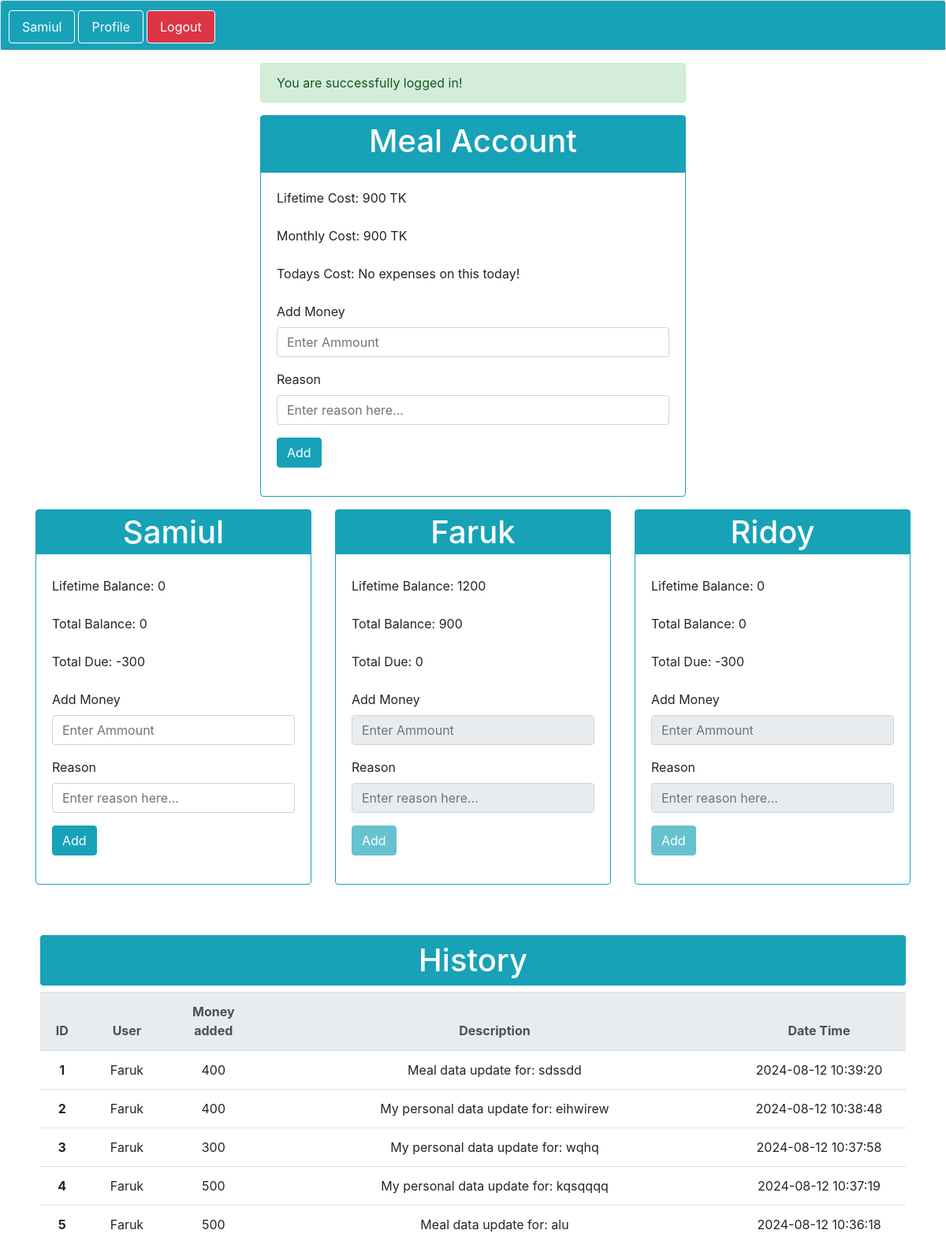
/index.php (signed in), run on the app's committed database.
### tables this page shows
CREATE TABLE `users` (
  `id` int NOT NULL,
  `name` varchar(100) NOT NULL,
  `password` varchar(100) NOT NULL
);

CREATE TABLE `history` (
  `id` int NOT NULL,
  `user` varchar(100) NOT NULL,
  `money` varchar(100) NOT NULL,
  `description` longtext NOT NULL,
  `datetime` datetime DEFAULT CURRENT_TIMESTAMP
);

### index.php (the view, shortened to what this page needs)
<?php
require 'header.php';
require 'function.php';
$per_head = 0;
$meal = "SELECT user, money, datetime FROM m_account";
$result = $conn->query($meal);
$meal_lifetime = 0;
if ($result->num_rows > 0) {
    while($meal_row = $result->fetch_assoc()) {
        $meal_lifetime += $meal_row['money'];
    }
    $per_head = $meal_lifetime / 3;
}
$m_meal = "SELECT money, datetime FROM m_account WHERE MONTH(datetime) = MONTH(NOW())";
$m_result = mysqli_query($conn, $m_meal);
$meal_monthly = 0;
foreach($m_result as $m){
    $meal_monthly += $m['money'];
}
if($meal_monthly == 0){
    $meal_monthly = "No expenses on this month!";
}else{
    $meal_monthly = $meal_monthly." TK";
}
$meal_today = 0;
if($meal_today == 0){
    $meal_today = "No expenses on this today!";
}else{
    $meal_today = $meal_today." TK";
}
$s_lifetime = 0;
$s_balance = $s_lifetime - $per_head;
$s_due = 0;
if($s_balance < 0){
    $s_due = $s_balance;
    $s_balance = 0;
}
$f_user = "SELECT id, user, money, description FROM users_account";
$f_result = $conn->query($f_user);
$f_lifetime = 0;
if ($f_result->num_rows > 0) {
    while($f_row = $f_result->fetch_assoc()){
        if($f_row['user'] == 'Faruk'){
            $f_lifetime += $f_row['money'];
        }
    }
}
$f_balance = $f_lifetime - $per_head;
$f_due = 0;
$r_lifetime = 0;
$r_balance = $r_lifetime - $per_head;
$r_due = 0;
if($r_balance < 0){
    $r_due = $r_balance;
    $r_balance = 0;
}
?>
  <div class="container">
        <div class="row mt-3">
            <div class="col-lg-6 m-auto">
            <?php if(isset($_SESSION['success'])){ ?>
                    <div class="alert alert-success">
                        <?= $_SESSION['success'] ?>
                    </div>
            <?php } unset($_SESSION['success']) ?>
                <div class="card border-3 border-info">
                    <form action="function/m_function.php" method="POST">
                        <div class="card-head bg-info p-2">
                            <h1 class="text-center text-white">Meal Account</h1>
                        </div>
                        <div class="card-body">
                            <div class="mb-3">
                                <label for="" class="form-label">Lifetime Cost: <?= $meal_lifetime ?> TK</label>
                            </div>
                            <div class="mb-3">
                                <label for="" class="form-label">Monthly Cost: <?= $meal_monthly ?></label>
                            </div>
                            <div class="mb-3">
                                <label for="" class="form-label">Todays Cost: <?= $meal_today ?></label>
                            </div>
                            <div class="mb-3">
                                <label>Add Money</label>
                                <input type="number" name="meal_money" required class="form-control"  placeholder="Enter Ammount">
                            </div>
                            <div class="mb-3">
                                <label>Reason</label>
                                <input type="text" name="meal_reason" required class="form-control"  placeholder="Enter reason here...">
                            </div>
                            <div class="mb-3">
                                <input type="submit" name="meal_submit" value="Add" class="btn btn-info">
                            </div>
                        </div>
                    </form>
                </div>
            </div>
        </div>
        <div class="row mt-3">
            <div class="col-lg-4 mb-3">
                <div class="card border-info border-3">
                    <div class="card-head">
                        <h1 class="text-center text-white bg-info p-1">Samiul</h1>
                    </div>
                    <div class="card-body">
                        <form action="function/s_function.php" method="POST">
                        <div class="mb-3">
                            <label for="" class="form-label">Lifetime Balance: <?= $s_lifetime ?></label>
                        </div>
                        <div class="mb-3">
                            <label for="" class="form-label">Total Balance: <?= $s_balance ?></label>
                        </div>
                        <div class="mb-3">
                            <label for="" class="form-label">Total Due: <?= $s_due ?></label>
                        </div>
                        <?php if($row['id'] == 1){ ?>
                        <div class="mb-3">
                            <label>Add Money</label>
                            <input type="number" name="s_money" class="form-control"  placeholder="Enter Ammount">
                        </div>
                        <div class="mb-3">
                            <label>Reason</label>
                            <input type="text" name="s_reason" required class="form-control"  placeholder="Enter reason here...">
                        </div>
                        <div class="mb-3">
                            <input type="submit" name="s_submit" value="Add" class="btn btn-info">
                        </div>
                        <?php } ?>
                        </form>
                    </div>
                </div>
            </div>
            <div class="col-lg-4 mb-3">
                <div class="card border-info border-3">
                    <div class="card-head">
                        <h1 class="text-center text-white bg-info p-1">Faruk</h1>
                    </div>
                    <div class="card-body">
                    <form action="function/f_function.php" method="POST">
                        <div class="mb-3">
                            <label for="" class="form-label">Lifetime Balance: <?= $f_lifetime ?></label>
                        </div>
                        <div class="mb-3">
                            <label for="" class="form-label">Total Balance: <?= $f_balance ?></label>
                        </div>
                        <div class="mb-3">
                            <label for="" class="form-label">Total Due: <?= $f_due ?></label>
                        </div>
                        <?php if($row['id'] == 2){ ?>
                            <div class="mb-3">
                                <label>Add Money</label>
                                <input type="text" name="name" hidden value="<?= $row['name'] ?>" required class="form-control">
                                <input type="number" name="f_money" class="form-control"  placeholder="Enter Ammount">
                            </div>
                            <div class="mb-3">
                                <label>Reason</label>
                                <input type="text" name="f_reason" required class="form-control"  placeholder="Enter reason here...">
                            </div>
                            <div class="mb-3">
                                <input type="submit" name="f_submit" value="Add" class="btn btn-info">
                            </div>
                        <?php }else{ ?>
                            <div class="mb-3">
                                <label>Add Money</label>
                                <input type="text" disabled name="#" class="form-control"  placeholder="Enter Ammount">
                            </div>
                            <div class="mb-3">
                                <label>Reason</label>
                                <input type="text" disabled name="#" required class="form-control"  placeholder="Enter reason here...">
                            </div>
                            <div class="mb-3">
                                <input type="submit" disabled name="#" value="Add" class="btn btn-info">
                            </div>
                        <?php } ?>
                        </form>
                    </div>
                </div>
            </div>
            <div class="col-lg-4 mb-3">
                <div class="card border-info border-3">
                    <div class="card-head">
                        <h1 class="text-center text-white bg-info p-1">Ridoy</h1>
                    </div>
                    <div class="card-body">
                    <form action="function/r_function.php" method="POST">
                        <div class="mb-3">
                            <label for="" class="form-label">Lifetime Balance: <?= $r_lifetime ?></label>
                        </div>
                        <div class="mb-3">
                            <label for="" class="form-label">Total Balance: <?= $r_balance ?></label>
                        </div>
                        <div class="mb-3">
                            <label for="" class="form-label">Total Due: <?= $r_due ?></label>
                        </div>
                        <?php if($row['id'] == 3){ ?>
                            <div class="mb-3">
                                <label>Add Money</label>
                                <input type="text" name="name" hidden value="<?= $row['name'] ?>" required class="form-control">
                                <input type="number" name="r_money" class="form-control"  placeholder="Enter Ammount">
                            </div>
                            <div class="mb-3">
                                <label>Reason</label>
                                <input type="text" name="r_reason" required class="form-control"  placeholder="Enter reason here...">
                            </div>
                            <div class="mb-3">
                                <input type="submit" name="r_submit" value="Add" class="btn btn-info">
                            </div>
                        <?php }else{ ?>
                            <div class="mb-3">
                                <label>Add Money</label>
                                <input type="text" disabled name="#" class="form-control"  placeholder="Enter Ammount">
                            </div>
                            <div class="mb-3">
                                <label>Reason</label>
                                <input type="text" disabled name="#" required class="form-control"  placeholder="Enter reason here...">
                            </div>
                            <div class="mb-3">
                                <input type="submit" disabled name="#" value="Add" class="btn btn-info">
                            </div>
                        <?php } ?>
                        </form>
                    </div>
                </div>
            </div>
        </div>
        </div>
        <div class="row mt-5">
            <div class="col-lg-11 m-auto">
                <h1 class="text-center rounded text-white bg-info p-2">History</h1>
            </div>
        </div>
        <div class="row">
            <div class="col-lg-11 m-auto">
                <table class="table text-center">
                <thead class="thead-light">
                    <tr>
                    <th scope="col">ID</th>
                    <th scope="col">User</th>
                    <th scope="col">Money added</th>
                    <th scope="col">Description</th>
                    <th scope="col">Date Time</th>
                    </tr>
                </thead>
                <tbody>
                <?php
                $sql = "SELECT id, user, money, description, datetime FROM history ORDER BY id DESC LIMIT 10";
                $result = $conn->query($sql);
                $sl = 0;
                if ($result->num_rows > 0) {
                    while($row = $result->fetch_assoc()) {
                        $sl+=1?>
                <tr>
                <th width="5%" scope="row"><?= $sl ?></th>
                <td width="10%"><?= $row["user"] ?></td>
                <td width="10%"><?= $row["money"] ?></td>
                <td width="55%"><?= $row["description"] ?></td>
                <td width="20%"><?= $row["datetime"] ?></td>
                </tr>
                <?php
                    }
                }
                ?>
            </div>
        </div>
  </body>
</html>

### header.php (shortened to what this page needs)
<?php session_start();
require 'db.php';
if (isset($_SESSION['login_status'])) {
  $user_id = $_SESSION['user_id'];
  $stmt = $conn->prepare("SELECT COUNT(*) FROM users WHERE id = ?");
  $stmt->bind_param("s", $user_id);
  $stmt->execute();
  $stmt->bind_result($count);
  if ($count == 1) {
    $stmt2 = $conn->prepare("SELECT * FROM users WHERE id = ?");
    $stmt2->bind_param("s", $user_id);
    $stmt2->execute();
    $result2 = $stmt2->get_result();
    $row = $result2->fetch_assoc();
  }
}
?>
<!doctype html>
<html lang="en">
<head>
  <link rel="stylesheet" href="https://cdn.jsdelivr.net/npm/bootstrap@4.4.1/dist/css/bootstrap.min.css"
>
</head>
<body>
  <div class="card text-center">
    <div class="card-header bg-info">
      <ul class="nav nav-tabs card-header-tabs">
        <?php if (isset($_SESSION['login_status'])) { ?>
          <li class="nav-item">
            <a class="nav-link active rounded bg-info text-white border-3 border-white mr-1 mb-2"
              href="index.php"><?= (isset($row['name'])) ? $row['name'] : '' ?></a>
          </li>
          <li class="nav-item">
            <a class="nav-link active rounded bg-info text-white border-3 border-white mr-1 mb-2"
              href="update_profile.php">Profile</a>
          </li>
          <li class="nav-item">
            <a class="nav-link active rounded bg-danger text-white border-3 border-white mr-1 mb-2"
              href="logout.php">Logout</a>
          </li>
        <?php } ?>
      </ul>
    </div>
  </div>

### header.php (style rules this page uses)
body { overflow-x: hidden; }

### data on the page
users: name "Samiul"
history: user "Faruk", money "400", description "Meal data update for: sdssdd", datetime "2024-08-12 10:39:20"
history: user "Faruk", money "400", description "My personal data update for: eihwirew", datetime "2024-08-12 10:38:48"
history: user "Faruk", money "300", description "My personal data update for: wqhq", datetime "2024-08-12 10:37:58"
history: user "Faruk", money "500", description "My personal data update for: kqsqqqq", datetime "2024-08-12 10:37:19"
history: user "Faruk", money "500", description "Meal data update for: alu", datetime "2024-08-12 10:36:18"

### other printed values
$_SESSION['success'] "You are successfully logged in!"
$meal_lifetime "900"
$meal_monthly "900 TK"
$meal_today "No expenses on this today!"
$s_lifetime "0"
$s_balance "0"
$s_due "-300"
$f_lifetime "1200"
$f_balance "900"
$f_due "0"
$r_lifetime "0"
$r_balance "0"
$r_due "-300"
